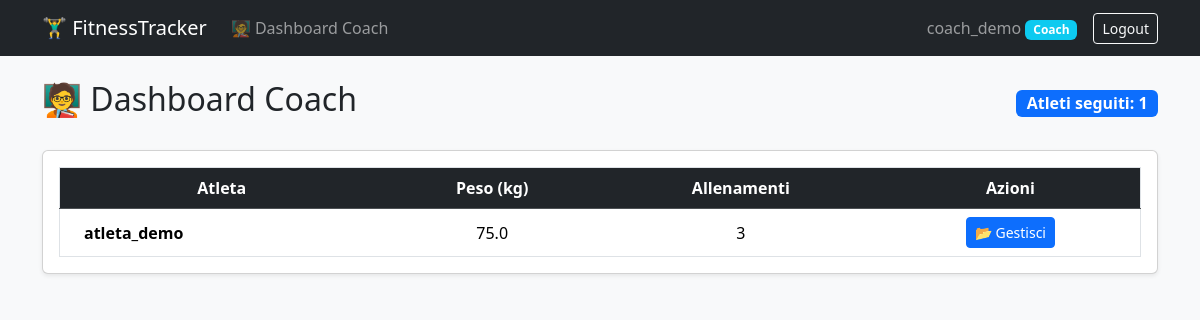
Page /workouts/ (signed in) on the committed database.
### accounts/models.py (models this page shows, shortened)
class CustomUser(AbstractUser):
    is_coach = models.BooleanField(default=False)
    coach = models.ForeignKey(
        'self',
        on_delete=models.SET_NULL,
        null=True,
        blank=True,
        related_name='athletes'
    )
    age = models.PositiveIntegerField(null=True, blank=True)
    weight = models.FloatField(verbose_name="Peso Corporeo (kg)", null=True, blank=True)
    body_fat = models.FloatField(verbose_name="Massa Grassa (%)", null=True, blank=True)

### workouts/views.py (the view, shortened to what this page needs)
# urls.py: path('workouts/', WorkoutListView.as_view(), name='workout_list'),
class WorkoutListView(LoginRequiredMixin, ListView):
    model = WorkoutLog
    template_name = 'workouts/workout_list.html'
    context_object_name = 'workouts'
    def get(self, request, *args, **kwargs):
        if request.user.is_coach:
            return render(request, 'workouts/coach_dashboard.html',
                          {'athletes': request.user.athletes.all()})
        return super().get(request, *args, **kwargs)

### templates/workouts/coach_dashboard.html (shortened to what this page needs)
{% extends 'base.html' %}
{% block content %}
<div class="d-flex justify-content-between align-items-center mb-4">
    <h2>🧑‍🏫 Dashboard Coach</h2>
    <span class="badge bg-primary fs-6">Atleti seguiti: {{ athletes|length }}</span>
</div>
<div class="card shadow-sm">
    <div class="card-body">
        {% if athletes %}
        <div class="table-responsive">
            <table class="table table-hover border align-middle mb-0">
                <thead class="table-dark text-center">
                    <tr>
                        <th>Atleta</th>
                        <th>Peso (kg)</th>
                        <th>Allenamenti</th>
                        <th>Azioni</th>
                    </tr>
                </thead>
                <tbody class="text-center">
                    {% for athlete in athletes %}
                    <tr>
                        <td class="fw-bold text-start ps-4">{{ athlete.username }}</td>
                        <td>{{ athlete.weight|default:"—" }}</td>
                        <td>{{ athlete.workouts.count }}</td>
                        <td>
                            <a href="{% url 'coach_athlete_detail' athlete.id %}" class="btn btn-sm btn-primary">
                                📂 Gestisci
                            </a>
                        </td>
                    </tr>
                    {% endfor %}
                </tbody>
            </table>
        </div>
        {% else %}
        <p class="text-muted text-center mb-0">Nessun atleta associato al tuo profilo.</p>
        {% endif %}
    </div>
</div>
{% endblock %}

### templates/base.html (shortened to what this page needs)
<!DOCTYPE html>
<html lang="it">
<head>
    <link href="https://cdn.jsdelivr.net/npm/bootstrap@5.3.2/dist/css/bootstrap.min.css" rel="stylesheet">
</head>
<body class="bg-light">
    <nav class="navbar navbar-expand-lg navbar-dark bg-dark mb-4">
        <div class="container">
            <a class="navbar-brand" href="{% url 'home' %}">🏋️‍♂️ FitnessTracker</a>
            <div class="collapse navbar-collapse" id="mainNav">
                {% if user.is_authenticated %}
                <ul class="navbar-nav me-auto">
                    {% if user.is_coach %}
                        <li class="nav-item"><a class="nav-link" href="{% url 'workout_list' %}">🧑‍🏫 Dashboard Coach</a></li>
                    {% else %}
                        <li class="nav-item"><a class="nav-link" href="{% url 'workout_list' %}">📋 Allenamenti</a></li>
                        <li class="nav-item"><a class="nav-link" href="{% url 'goal_list' %}">🎯 Obiettivi</a></li>
                    {% endif %}
                </ul>
                <ul class="navbar-nav ms-auto align-items-lg-center">
                    <li class="nav-item">
                        <span class="navbar-text me-3">
                            {{ user.username }}
                            <span class="badge bg-{% if user.is_coach %}info{% else %}secondary{% endif %}">
                                {% if user.is_coach %}Coach{% else %}Atleta{% endif %}
                            </span>
                        </span>
                    </li>
                    <li class="nav-item">
                        <form method="post" action="{% url 'logout' %}" class="d-inline">
                            <button type="submit" class="btn btn-sm btn-outline-light">Logout</button>
                        </form>
                    </li>
                </ul>
                {% endif %}
            </div>
        </div>
    </nav>
    <div class="container">
        {% block content %}
        {% endblock %}
    </div>
</body>
</html>

### rows in the picture
CustomUser: username "coach_demo"
CustomUser: username "atleta_demo", weight "75.0", workouts.count "3"

### other values in the picture
{{ athletes|length }} "1"
